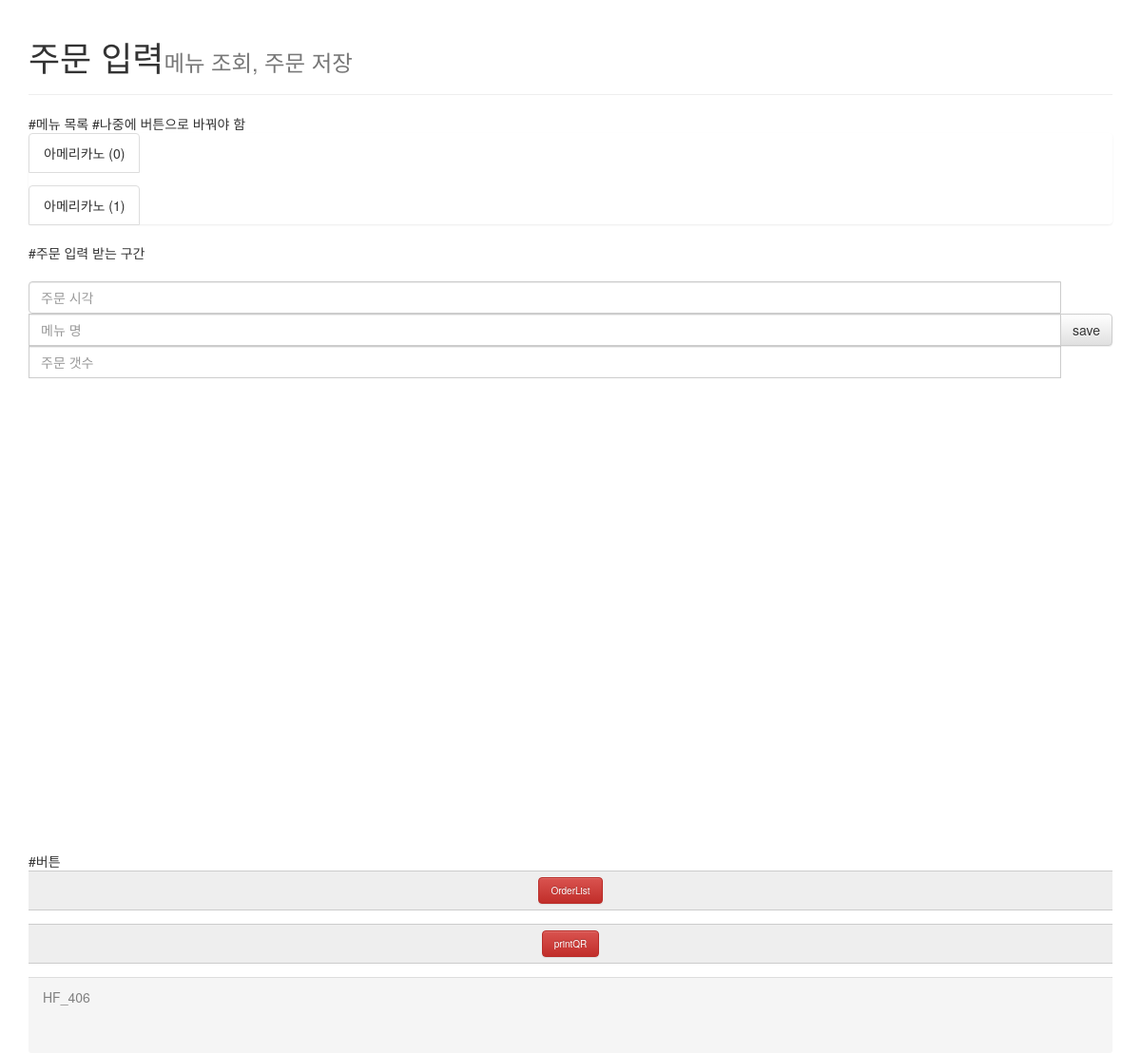
Page /indexOrder/ on the earlier database version.
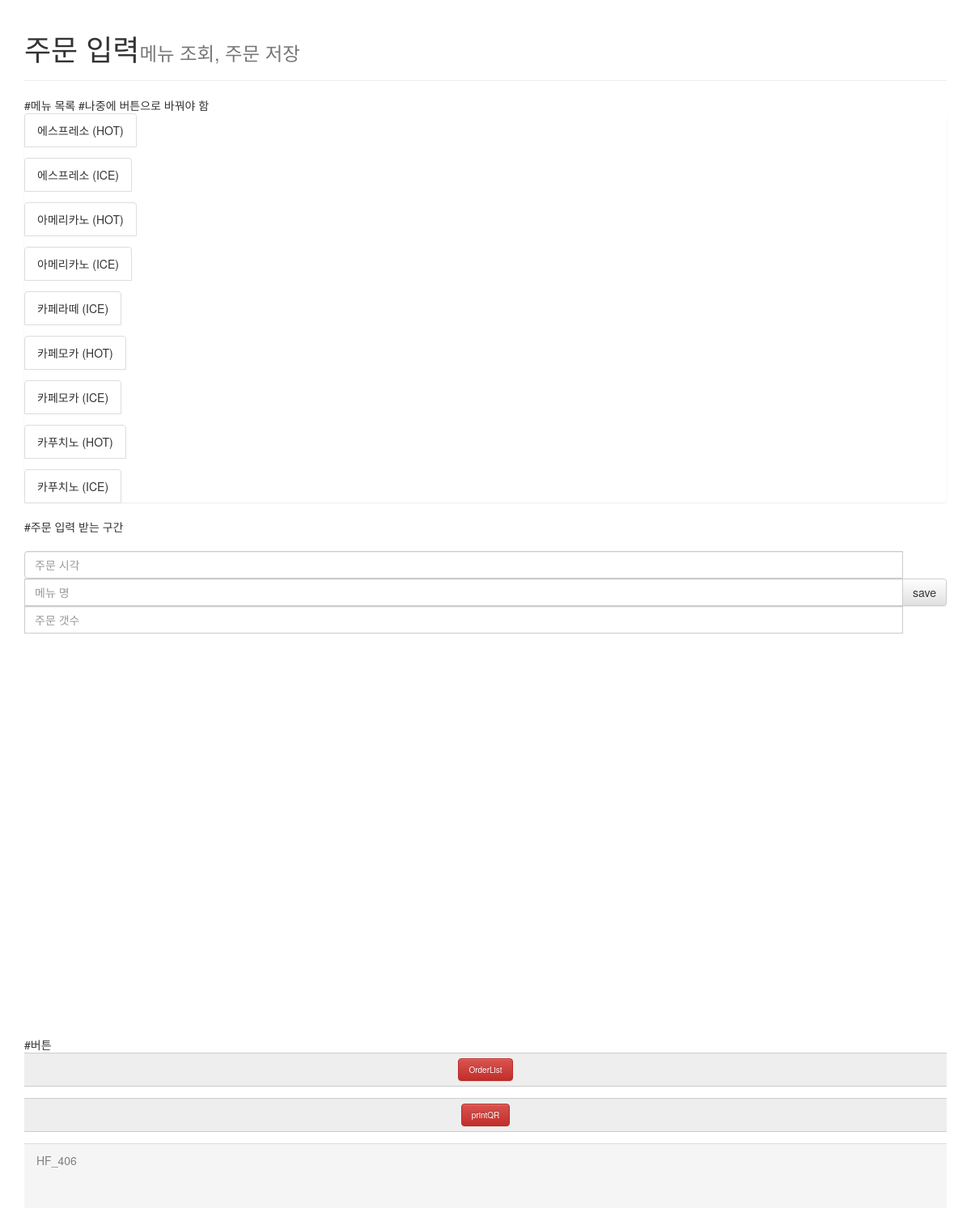
Same page on the later database version.
### bell_app/models.py (models this page shows)
class Menu(models.Model):
    menu_name = models.CharField(max_length = 100) #메뉴 이름
    menu_price = models.IntegerField() #가격
    menu_hot_ice = models.CharField(max_length = 50) # hot/ice

### bell_app/views.py (the view)
# urls.py: path('indexOrder/', views.indexOrder, name = 'indexOrder'),
def indexOrder(request):
    menus = Menu.objects.all()
    content = {'menus':menus}
    return render(request, 'bell_app/indexOrder.html',content)

### bell_app/templates/bell_app/indexOrder.html (shortened to what this page needs)
<html lang="ko">
<head>
    <link rel="stylesheet" href="https://maxcdn.bootstrapcdn.com/bootstrap/3.3.2/css/bootstrap.min.css">
    <link rel="stylesheet" href="https://maxcdn.bootstrapcdn.com/bootstrap/3.3.2/css/bootstrap-theme.min.css">
</head>
<body>
    <div class="container">
        <div class="header">
            <div class="page-header">
                <h1>주문 입력<small>메뉴 조회, 주문 저장</small></h1>
            </div>
        </div>
        #메뉴 목록
        #나중에 버튼으로 바꿔야 함
        <div class="toDoDiv">
            <ul class="list-group">
                {% for menu in menus %}
                <form action="./deleteMenu/" method="GET">
                    <div class="input-group" name='menu1'>
                        <li class="list-group-item"> {{menu.menu_name}} ({{menu.menu_hot_ice}}) </li>
                    </div>
                </form>
                {% endfor %}
            </ul>
        </div>
        #주문 입력 받는 구간
        <div class="content">
            <div class="messageDiv">
                <form action="./createOrder/" method="POST">{% csrf_token %}
                    <div class="input-group">
                        <input id="todoContent" name="OrderTime" type="text" class="form-control" placeholder="주문 시각">
                        <input id="todoContent" name="OrderMenu" type="text" class="form-control" placeholder="메뉴 명">
                        <input id="todoContent" name="OrderNum" type="text" class="form-control" placeholder="주문 갯수">
                        <span class="input-group-btn">
                            <button class="btn btn-default" type="submit">save</button>
                        </span>
                    </div>
                </form>
            </div>
        </div>
        #버튼
        <div class="jump_to_order_list">
            <form action="./OrderList" method="GET">
                <div class="input-group" name='menu1'>
                    <span class="input-group-addon">
                        <button type="submit" class="custom-btn btn btn-danger">OrderList</button>
                    </span>
                </div>
            </form>
        </div>
        <div class="jump_to_print_QR">
            <form action="./printQR" method="GET">
                <div class="input-group" name='menu1'>
                    <span class="input-group-addon">
                        <button type="submit" class="custom-btn btn btn-danger">printQR</button>
                    </span>
                </div>
            </form>
        </div>
        <div class="panel-footer">
            HF_406
        </div>
    </div>
</body>
</html>

### bell_app/templates/bell_app/indexOrder.html (style rules this page uses)
.content { height: 75%; }
.messageDiv { margin-top: 20px; margin-bottom: 50px; }
.custom-btn { font-size: 10px; }
.panel-footer { height:10%; color:gray; }

Differences in the rows shown:
removed Menu: menu_name "아메리카노", menu_hot_ice "0"
removed Menu: menu_name "아메리카노", menu_hot_ice "1"
added Menu: menu_name "에스프레소", menu_hot_ice "HOT"
added Menu: menu_name "에스프레소", menu_hot_ice "ICE"
added Menu: menu_name "아메리카노", menu_hot_ice "HOT"
added Menu: menu_name "아메리카노", menu_hot_ice "ICE"
added Menu: menu_name "카페라떼", menu_hot_ice "ICE"
added Menu: menu_name "카페모카", menu_hot_ice "HOT"
added Menu: menu_name "카페모카", menu_hot_ice "ICE"
added Menu: menu_name "카푸치노", menu_hot_ice "HOT"
added Menu: menu_name "카푸치노", menu_hot_ice "ICE"
